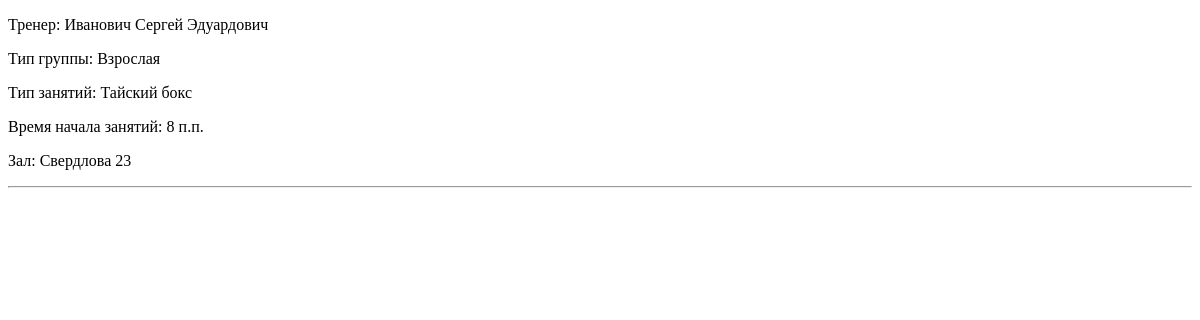
Before: /group/4 with the older database file.
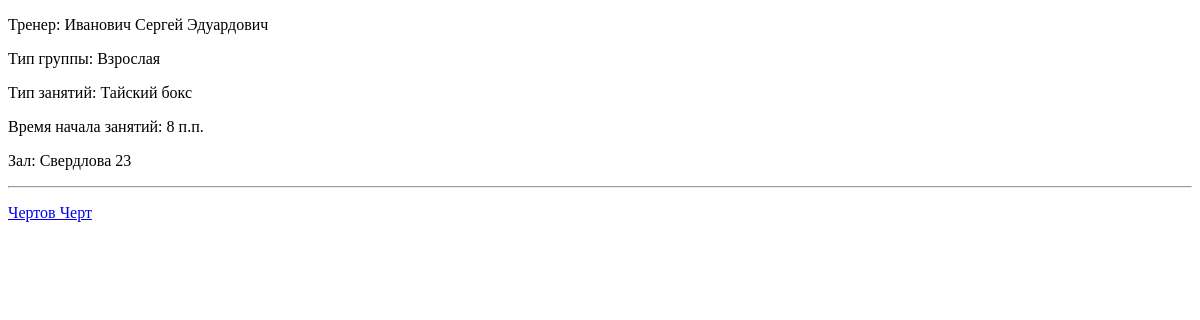
After: the same page with the newer database file.
### billing/models.py (models this page shows)
class Client(models.Model):
    member_card = models.CharField(verbose_name='Членская карта', max_length=4, blank=True, null=True)
    name = models.CharField(verbose_name='ФИО',max_length=50)
    tel_number = models.CharField(verbose_name='Номер телефона', max_length=20, blank=True, null=True)
    info = models.TextField(verbose_name='Дополнительная информация', null=True, blank=True)
    training_type_choices = [
        ('I', 'Индивидуал'),
        ('G', 'В группе'),
        ('B', 'Смешанный'),
    ]
    cl_type = models.CharField(verbose_name='Тип клиента', max_length=1, choices=training_type_choices, default='G')
    treners = models.ManyToManyField(Trener, verbose_name='Тренер', blank=True)
    groups = models.ManyToManyField(Group, verbose_name='Группа', blank=True)
    def __str__(self):
        return self.name
    class Meta:
        verbose_name = 'Клиент'
        verbose_name_plural = 'Клиенты'

### billing/views.py (the view)
# urls.py: path('group/<int:id>', views.detail_group, name='detail_group'),
def detail_group(request, id):
    group = Group.objects.get(id=id)
    group_clients = group.client_set.all()
    return render(request, 'billing/detail_group.html', {
        'group': group,
        'group_clients': group_clients,
    })

### billing/models.py (called while the page is built)
    def __str__(self):
        return self.name

    def __str__(self):
        return self.address

### ChinukMaster/templates/billing/detail_group.html (shortened to what this page needs)
{% extends 'billing/base.html' %}
{% block content %}
    <div class="detail-info">
        <p>Тренер: {{group.trener}}</p>
        {% if group.gr_type == 'A' %}
            <p>Тип группы: Взрослая</p>
        {% else %}
            <p>Тип группы: Детская</p>
        {% endif %}
        {% if group.sport_type == 'B' %}
            <p>Тип занятий: Классический бокс</p>
        {% elif group.sport_type == 'T' %}
            <p>Тип занятий: Тайский бокс</p>
        {% elif group.sport_type == 'W' %}
            <p>Тип занятий: Женская группа</p>
        {% elif group.sport_type == 'M' %}
            <p>Тип занятий: ММА</p>
        {% else %}
            <p>Wrong group type</p>
        {% endif %}
        <p>Время начала занятий: {{group.time}}</p>
        <p>Зал: {{group.address}}</p>
    </div>
    <hr>
    <div class="group-clients">
        {% for client in group_clients %}
            <a href="{% url 'detail_client' client.id %}"><p>{{client}}</p></a>
        {% endfor %}
    </div>
{% endblock %}

Changed rows visible on the page:
added Client: name "Чертов Черт"
